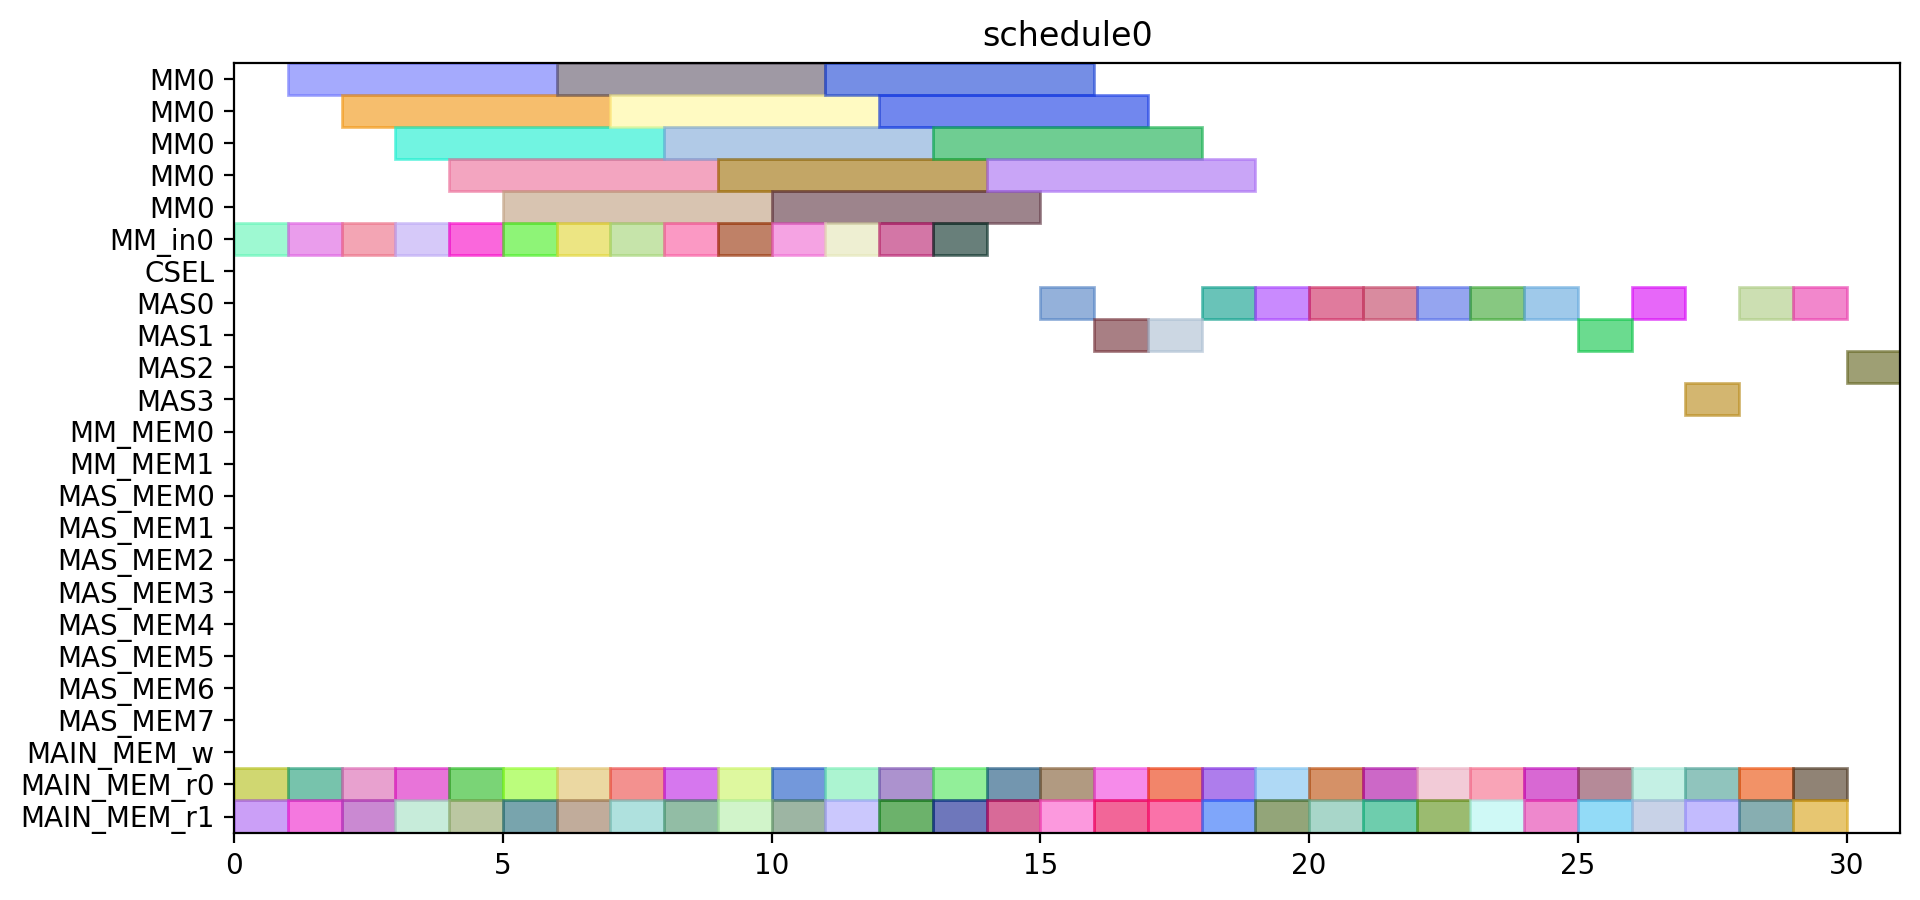

Here is the Python script that generated this plot:
from pyschedule import Scenario, solvers, plotters, alt


def solve():
	horizon = 120
	S = Scenario("schedule0", horizon=horizon)

	# resource
	MM = S.Resources('MM', num=1, size=5)
	MM_in = S.Resources('MM_in', num=1)
	CSEL = S.Resource('CSEL')
	MAS = S.Resources('MAS', num=4, size=1, periods=range(1, horizon))
	MM_MEM = S.Resources('MM_MEM', num=2)
	MAS_MEM = S.Resources('MAS_MEM', num=8)
	MAIN_MEM_w = S.Resource('MAIN_MEM_w', size=1)
	MAIN_MEM_r = S.Resources('MAIN_MEM_r', num=2)

	# result of previous scheduling

	# new tasks
	t1_t0 = S.Task('t1_t0', length=5, delay_cost=1)
	t1_t0 += alt(MM)
	t1_t0_in = S.Task('t1_t0_in', length=1, delay_cost=1)
	t1_t0_in += alt(MM_in)
	S += t1_t0_in*MM_in[0]<=t1_t0*MM[0]
	t1_t0_mem0 = S.Task('t1_t0_mem0', length=1, delay_cost=1)
	t1_t0_mem0 += MAIN_MEM_r[0]
	S += t1_t0_mem0 <= t1_t0

	t1_t0_mem1 = S.Task('t1_t0_mem1', length=1, delay_cost=1)
	t1_t0_mem1 += MAIN_MEM_r[1]
	S += t1_t0_mem1 <= t1_t0

	t1_t1 = S.Task('t1_t1', length=5, delay_cost=1)
	t1_t1 += alt(MM)
	t1_t1_in = S.Task('t1_t1_in', length=1, delay_cost=1)
	t1_t1_in += alt(MM_in)
	S += t1_t1_in*MM_in[0]<=t1_t1*MM[0]
	t1_t1_mem0 = S.Task('t1_t1_mem0', length=1, delay_cost=1)
	t1_t1_mem0 += MAIN_MEM_r[0]
	S += t1_t1_mem0 <= t1_t1

	t1_t1_mem1 = S.Task('t1_t1_mem1', length=1, delay_cost=1)
	t1_t1_mem1 += MAIN_MEM_r[1]
	S += t1_t1_mem1 <= t1_t1

	t1_t2 = S.Task('t1_t2', length=1, delay_cost=1)
	t1_t2 += alt(MAS)
	t1_t2_mem0 = S.Task('t1_t2_mem0', length=1, delay_cost=1)
	t1_t2_mem0 += MAIN_MEM_r[0]
	S += t1_t2_mem0 <= t1_t2

	t1_t2_mem1 = S.Task('t1_t2_mem1', length=1, delay_cost=1)
	t1_t2_mem1 += MAIN_MEM_r[1]
	S += t1_t2_mem1 <= t1_t2

	t1_t3 = S.Task('t1_t3', length=1, delay_cost=1)
	t1_t3 += alt(MAS)
	t1_t3_mem0 = S.Task('t1_t3_mem0', length=1, delay_cost=1)
	t1_t3_mem0 += MAIN_MEM_r[0]
	S += t1_t3_mem0 <= t1_t3

	t1_t3_mem1 = S.Task('t1_t3_mem1', length=1, delay_cost=1)
	t1_t3_mem1 += MAIN_MEM_r[1]
	S += t1_t3_mem1 <= t1_t3

	t2_t0 = S.Task('t2_t0', length=5, delay_cost=1)
	t2_t0 += alt(MM)
	t2_t0_in = S.Task('t2_t0_in', length=1, delay_cost=1)
	t2_t0_in += alt(MM_in)
	S += t2_t0_in*MM_in[0]<=t2_t0*MM[0]
	t2_t0_mem0 = S.Task('t2_t0_mem0', length=1, delay_cost=1)
	t2_t0_mem0 += MAIN_MEM_r[0]
	S += t2_t0_mem0 <= t2_t0

	t2_t0_mem1 = S.Task('t2_t0_mem1', length=1, delay_cost=1)
	t2_t0_mem1 += MAIN_MEM_r[1]
	S += t2_t0_mem1 <= t2_t0

	t2_t1 = S.Task('t2_t1', length=5, delay_cost=1)
	t2_t1 += alt(MM)
	t2_t1_in = S.Task('t2_t1_in', length=1, delay_cost=1)
	t2_t1_in += alt(MM_in)
	S += t2_t1_in*MM_in[0]<=t2_t1*MM[0]
	t2_t1_mem0 = S.Task('t2_t1_mem0', length=1, delay_cost=1)
	t2_t1_mem0 += MAIN_MEM_r[0]
	S += t2_t1_mem0 <= t2_t1

	t2_t1_mem1 = S.Task('t2_t1_mem1', length=1, delay_cost=1)
	t2_t1_mem1 += MAIN_MEM_r[1]
	S += t2_t1_mem1 <= t2_t1

	t2_t2 = S.Task('t2_t2', length=1, delay_cost=1)
	t2_t2 += alt(MAS)
	t2_t2_mem0 = S.Task('t2_t2_mem0', length=1, delay_cost=1)
	t2_t2_mem0 += MAIN_MEM_r[0]
	S += t2_t2_mem0 <= t2_t2

	t2_t2_mem1 = S.Task('t2_t2_mem1', length=1, delay_cost=1)
	t2_t2_mem1 += MAIN_MEM_r[1]
	S += t2_t2_mem1 <= t2_t2

	t2_t3 = S.Task('t2_t3', length=1, delay_cost=1)
	t2_t3 += alt(MAS)
	t2_t3_mem0 = S.Task('t2_t3_mem0', length=1, delay_cost=1)
	t2_t3_mem0 += MAIN_MEM_r[0]
	S += t2_t3_mem0 <= t2_t3

	t2_t3_mem1 = S.Task('t2_t3_mem1', length=1, delay_cost=1)
	t2_t3_mem1 += MAIN_MEM_r[1]
	S += t2_t3_mem1 <= t2_t3

	t0_t0 = S.Task('t0_t0', length=5, delay_cost=1)
	t0_t0 += alt(MM)
	t0_t0_in = S.Task('t0_t0_in', length=1, delay_cost=1)
	t0_t0_in += alt(MM_in)
	S += t0_t0_in*MM_in[0]<=t0_t0*MM[0]
	t0_t0_mem0 = S.Task('t0_t0_mem0', length=1, delay_cost=1)
	t0_t0_mem0 += MAIN_MEM_r[0]
	S += t0_t0_mem0 <= t0_t0

	t0_t0_mem1 = S.Task('t0_t0_mem1', length=1, delay_cost=1)
	t0_t0_mem1 += MAIN_MEM_r[1]
	S += t0_t0_mem1 <= t0_t0

	t0_t1 = S.Task('t0_t1', length=5, delay_cost=1)
	t0_t1 += alt(MM)
	t0_t1_in = S.Task('t0_t1_in', length=1, delay_cost=1)
	t0_t1_in += alt(MM_in)
	S += t0_t1_in*MM_in[0]<=t0_t1*MM[0]
	t0_t1_mem0 = S.Task('t0_t1_mem0', length=1, delay_cost=1)
	t0_t1_mem0 += MAIN_MEM_r[0]
	S += t0_t1_mem0 <= t0_t1

	t0_t1_mem1 = S.Task('t0_t1_mem1', length=1, delay_cost=1)
	t0_t1_mem1 += MAIN_MEM_r[1]
	S += t0_t1_mem1 <= t0_t1

	t0_t2 = S.Task('t0_t2', length=1, delay_cost=1)
	t0_t2 += alt(MAS)
	t0_t2_mem0 = S.Task('t0_t2_mem0', length=1, delay_cost=1)
	t0_t2_mem0 += MAIN_MEM_r[0]
	S += t0_t2_mem0 <= t0_t2

	t0_t2_mem1 = S.Task('t0_t2_mem1', length=1, delay_cost=1)
	t0_t2_mem1 += MAIN_MEM_r[1]
	S += t0_t2_mem1 <= t0_t2

	t0_t3 = S.Task('t0_t3', length=1, delay_cost=1)
	t0_t3 += alt(MAS)
	t0_t3_mem0 = S.Task('t0_t3_mem0', length=1, delay_cost=1)
	t0_t3_mem0 += MAIN_MEM_r[0]
	S += t0_t3_mem0 <= t0_t3

	t0_t3_mem1 = S.Task('t0_t3_mem1', length=1, delay_cost=1)
	t0_t3_mem1 += MAIN_MEM_r[1]
	S += t0_t3_mem1 <= t0_t3

	t4_t0_t0 = S.Task('t4_t0_t0', length=5, delay_cost=1)
	t4_t0_t0 += alt(MM)
	t4_t0_t0_in = S.Task('t4_t0_t0_in', length=1, delay_cost=1)
	t4_t0_t0_in += alt(MM_in)
	S += t4_t0_t0_in*MM_in[0]<=t4_t0_t0*MM[0]
	t4_t0_t0_mem0 = S.Task('t4_t0_t0_mem0', length=1, delay_cost=1)
	t4_t0_t0_mem0 += MAIN_MEM_r[0]
	S += t4_t0_t0_mem0 <= t4_t0_t0

	t4_t0_t0_mem1 = S.Task('t4_t0_t0_mem1', length=1, delay_cost=1)
	t4_t0_t0_mem1 += MAIN_MEM_r[1]
	S += t4_t0_t0_mem1 <= t4_t0_t0

	t4_t0_t1 = S.Task('t4_t0_t1', length=5, delay_cost=1)
	t4_t0_t1 += alt(MM)
	t4_t0_t1_in = S.Task('t4_t0_t1_in', length=1, delay_cost=1)
	t4_t0_t1_in += alt(MM_in)
	S += t4_t0_t1_in*MM_in[0]<=t4_t0_t1*MM[0]
	t4_t0_t1_mem0 = S.Task('t4_t0_t1_mem0', length=1, delay_cost=1)
	t4_t0_t1_mem0 += MAIN_MEM_r[0]
	S += t4_t0_t1_mem0 <= t4_t0_t1

	t4_t0_t1_mem1 = S.Task('t4_t0_t1_mem1', length=1, delay_cost=1)
	t4_t0_t1_mem1 += MAIN_MEM_r[1]
	S += t4_t0_t1_mem1 <= t4_t0_t1

	t4_t0_t2 = S.Task('t4_t0_t2', length=1, delay_cost=1)
	t4_t0_t2 += alt(MAS)
	t4_t0_t2_mem0 = S.Task('t4_t0_t2_mem0', length=1, delay_cost=1)
	t4_t0_t2_mem0 += MAIN_MEM_r[0]
	S += t4_t0_t2_mem0 <= t4_t0_t2

	t4_t0_t2_mem1 = S.Task('t4_t0_t2_mem1', length=1, delay_cost=1)
	t4_t0_t2_mem1 += MAIN_MEM_r[1]
	S += t4_t0_t2_mem1 <= t4_t0_t2

	t4_t0_t3 = S.Task('t4_t0_t3', length=1, delay_cost=1)
	t4_t0_t3 += alt(MAS)
	t4_t0_t3_mem0 = S.Task('t4_t0_t3_mem0', length=1, delay_cost=1)
	t4_t0_t3_mem0 += MAIN_MEM_r[0]
	S += t4_t0_t3_mem0 <= t4_t0_t3

	t4_t0_t3_mem1 = S.Task('t4_t0_t3_mem1', length=1, delay_cost=1)
	t4_t0_t3_mem1 += MAIN_MEM_r[1]
	S += t4_t0_t3_mem1 <= t4_t0_t3

	t4_t1_t0 = S.Task('t4_t1_t0', length=5, delay_cost=1)
	t4_t1_t0 += alt(MM)
	t4_t1_t0_in = S.Task('t4_t1_t0_in', length=1, delay_cost=1)
	t4_t1_t0_in += alt(MM_in)
	S += t4_t1_t0_in*MM_in[0]<=t4_t1_t0*MM[0]
	t4_t1_t0_mem0 = S.Task('t4_t1_t0_mem0', length=1, delay_cost=1)
	t4_t1_t0_mem0 += MAIN_MEM_r[0]
	S += t4_t1_t0_mem0 <= t4_t1_t0

	t4_t1_t0_mem1 = S.Task('t4_t1_t0_mem1', length=1, delay_cost=1)
	t4_t1_t0_mem1 += MAIN_MEM_r[1]
	S += t4_t1_t0_mem1 <= t4_t1_t0

	t4_t1_t1 = S.Task('t4_t1_t1', length=5, delay_cost=1)
	t4_t1_t1 += alt(MM)
	t4_t1_t1_in = S.Task('t4_t1_t1_in', length=1, delay_cost=1)
	t4_t1_t1_in += alt(MM_in)
	S += t4_t1_t1_in*MM_in[0]<=t4_t1_t1*MM[0]
	t4_t1_t1_mem0 = S.Task('t4_t1_t1_mem0', length=1, delay_cost=1)
	t4_t1_t1_mem0 += MAIN_MEM_r[0]
	S += t4_t1_t1_mem0 <= t4_t1_t1

	t4_t1_t1_mem1 = S.Task('t4_t1_t1_mem1', length=1, delay_cost=1)
	t4_t1_t1_mem1 += MAIN_MEM_r[1]
	S += t4_t1_t1_mem1 <= t4_t1_t1

	t4_t1_t2 = S.Task('t4_t1_t2', length=1, delay_cost=1)
	t4_t1_t2 += alt(MAS)
	t4_t1_t2_mem0 = S.Task('t4_t1_t2_mem0', length=1, delay_cost=1)
	t4_t1_t2_mem0 += MAIN_MEM_r[0]
	S += t4_t1_t2_mem0 <= t4_t1_t2

	t4_t1_t2_mem1 = S.Task('t4_t1_t2_mem1', length=1, delay_cost=1)
	t4_t1_t2_mem1 += MAIN_MEM_r[1]
	S += t4_t1_t2_mem1 <= t4_t1_t2

	t4_t1_t3 = S.Task('t4_t1_t3', length=1, delay_cost=1)
	t4_t1_t3 += alt(MAS)
	t4_t1_t3_mem0 = S.Task('t4_t1_t3_mem0', length=1, delay_cost=1)
	t4_t1_t3_mem0 += MAIN_MEM_r[0]
	S += t4_t1_t3_mem0 <= t4_t1_t3

	t4_t1_t3_mem1 = S.Task('t4_t1_t3_mem1', length=1, delay_cost=1)
	t4_t1_t3_mem1 += MAIN_MEM_r[1]
	S += t4_t1_t3_mem1 <= t4_t1_t3

	t4_t2_t0 = S.Task('t4_t2_t0', length=5, delay_cost=1)
	t4_t2_t0 += alt(MM)
	t4_t2_t0_in = S.Task('t4_t2_t0_in', length=1, delay_cost=1)
	t4_t2_t0_in += alt(MM_in)
	S += t4_t2_t0_in*MM_in[0]<=t4_t2_t0*MM[0]
	t4_t2_t0_mem0 = S.Task('t4_t2_t0_mem0', length=1, delay_cost=1)
	t4_t2_t0_mem0 += MAIN_MEM_r[0]
	S += t4_t2_t0_mem0 <= t4_t2_t0

	t4_t2_t0_mem1 = S.Task('t4_t2_t0_mem1', length=1, delay_cost=1)
	t4_t2_t0_mem1 += MAIN_MEM_r[1]
	S += t4_t2_t0_mem1 <= t4_t2_t0

	t4_t2_t1 = S.Task('t4_t2_t1', length=5, delay_cost=1)
	t4_t2_t1 += alt(MM)
	t4_t2_t1_in = S.Task('t4_t2_t1_in', length=1, delay_cost=1)
	t4_t2_t1_in += alt(MM_in)
	S += t4_t2_t1_in*MM_in[0]<=t4_t2_t1*MM[0]
	t4_t2_t1_mem0 = S.Task('t4_t2_t1_mem0', length=1, delay_cost=1)
	t4_t2_t1_mem0 += MAIN_MEM_r[0]
	S += t4_t2_t1_mem0 <= t4_t2_t1

	t4_t2_t1_mem1 = S.Task('t4_t2_t1_mem1', length=1, delay_cost=1)
	t4_t2_t1_mem1 += MAIN_MEM_r[1]
	S += t4_t2_t1_mem1 <= t4_t2_t1

	t4_t2_t2 = S.Task('t4_t2_t2', length=1, delay_cost=1)
	t4_t2_t2 += alt(MAS)
	t4_t2_t2_mem0 = S.Task('t4_t2_t2_mem0', length=1, delay_cost=1)
	t4_t2_t2_mem0 += MAIN_MEM_r[0]
	S += t4_t2_t2_mem0 <= t4_t2_t2

	t4_t2_t2_mem1 = S.Task('t4_t2_t2_mem1', length=1, delay_cost=1)
	t4_t2_t2_mem1 += MAIN_MEM_r[1]
	S += t4_t2_t2_mem1 <= t4_t2_t2

	t4_t2_t3 = S.Task('t4_t2_t3', length=1, delay_cost=1)
	t4_t2_t3 += alt(MAS)
	t4_t2_t3_mem0 = S.Task('t4_t2_t3_mem0', length=1, delay_cost=1)
	t4_t2_t3_mem0 += MAIN_MEM_r[0]
	S += t4_t2_t3_mem0 <= t4_t2_t3

	t4_t2_t3_mem1 = S.Task('t4_t2_t3_mem1', length=1, delay_cost=1)
	t4_t2_t3_mem1 += MAIN_MEM_r[1]
	S += t4_t2_t3_mem1 <= t4_t2_t3

	t4_t40 = S.Task('t4_t40', length=1, delay_cost=1)
	t4_t40 += alt(MAS)
	t4_t40_mem0 = S.Task('t4_t40_mem0', length=1, delay_cost=1)
	t4_t40_mem0 += MAIN_MEM_r[0]
	S += t4_t40_mem0 <= t4_t40

	t4_t40_mem1 = S.Task('t4_t40_mem1', length=1, delay_cost=1)
	t4_t40_mem1 += MAIN_MEM_r[1]
	S += t4_t40_mem1 <= t4_t40

	t4_t41 = S.Task('t4_t41', length=1, delay_cost=1)
	t4_t41 += alt(MAS)
	t4_t41_mem0 = S.Task('t4_t41_mem0', length=1, delay_cost=1)
	t4_t41_mem0 += MAIN_MEM_r[0]
	S += t4_t41_mem0 <= t4_t41

	t4_t41_mem1 = S.Task('t4_t41_mem1', length=1, delay_cost=1)
	t4_t41_mem1 += MAIN_MEM_r[1]
	S += t4_t41_mem1 <= t4_t41

	t4_t50 = S.Task('t4_t50', length=1, delay_cost=1)
	t4_t50 += alt(MAS)
	t4_t50_mem0 = S.Task('t4_t50_mem0', length=1, delay_cost=1)
	t4_t50_mem0 += MAIN_MEM_r[0]
	S += t4_t50_mem0 <= t4_t50

	t4_t50_mem1 = S.Task('t4_t50_mem1', length=1, delay_cost=1)
	t4_t50_mem1 += MAIN_MEM_r[1]
	S += t4_t50_mem1 <= t4_t50

	t4_t51 = S.Task('t4_t51', length=1, delay_cost=1)
	t4_t51 += alt(MAS)
	t4_t51_mem0 = S.Task('t4_t51_mem0', length=1, delay_cost=1)
	t4_t51_mem0 += MAIN_MEM_r[0]
	S += t4_t51_mem0 <= t4_t51

	t4_t51_mem1 = S.Task('t4_t51_mem1', length=1, delay_cost=1)
	t4_t51_mem1 += MAIN_MEM_r[1]
	S += t4_t51_mem1 <= t4_t51

	t4_t8_t0 = S.Task('t4_t8_t0', length=5, delay_cost=1)
	t4_t8_t0 += alt(MM)
	t4_t8_t0_in = S.Task('t4_t8_t0_in', length=1, delay_cost=1)
	t4_t8_t0_in += alt(MM_in)
	S += t4_t8_t0_in*MM_in[0]<=t4_t8_t0*MM[0]
	t4_t8_t0_mem0 = S.Task('t4_t8_t0_mem0', length=1, delay_cost=1)
	t4_t8_t0_mem0 += MAIN_MEM_r[0]
	S += t4_t8_t0_mem0 <= t4_t8_t0

	t4_t8_t0_mem1 = S.Task('t4_t8_t0_mem1', length=1, delay_cost=1)
	t4_t8_t0_mem1 += MAIN_MEM_r[1]
	S += t4_t8_t0_mem1 <= t4_t8_t0

	t4_t8_t1 = S.Task('t4_t8_t1', length=5, delay_cost=1)
	t4_t8_t1 += alt(MM)
	t4_t8_t1_in = S.Task('t4_t8_t1_in', length=1, delay_cost=1)
	t4_t8_t1_in += alt(MM_in)
	S += t4_t8_t1_in*MM_in[0]<=t4_t8_t1*MM[0]
	t4_t8_t1_mem0 = S.Task('t4_t8_t1_mem0', length=1, delay_cost=1)
	t4_t8_t1_mem0 += MAIN_MEM_r[0]
	S += t4_t8_t1_mem0 <= t4_t8_t1

	t4_t8_t1_mem1 = S.Task('t4_t8_t1_mem1', length=1, delay_cost=1)
	t4_t8_t1_mem1 += MAIN_MEM_r[1]
	S += t4_t8_t1_mem1 <= t4_t8_t1

	solvers.mip.solve(S,msg=1,kind='CPLEX',ratio_gap=1.01)

	solution = [['hoge']*len(S.solution()[1]) for i in range(len(S.solution()))]
	for i in range(len(S.solution())):
		for j in range(len(S.solution()[i])):
			solution[i][j]=str(S.solution()[i][j])
	print(solution)

	cycles = int(solution[-1][3])

	pic_file_name = "/home/mfukuda/ABE/multiRAM_multiMAS_16mux/scheduling_result/stage5MM1_stage1MAS4/SPARSE/schedule0.png"
	if(S.solution() != []):
		plotters.matplotlib.plot(S,img_filename=pic_file_name, show_task_labels=False, fig_size=(cycles*0.25+3, 5))

	return solution
